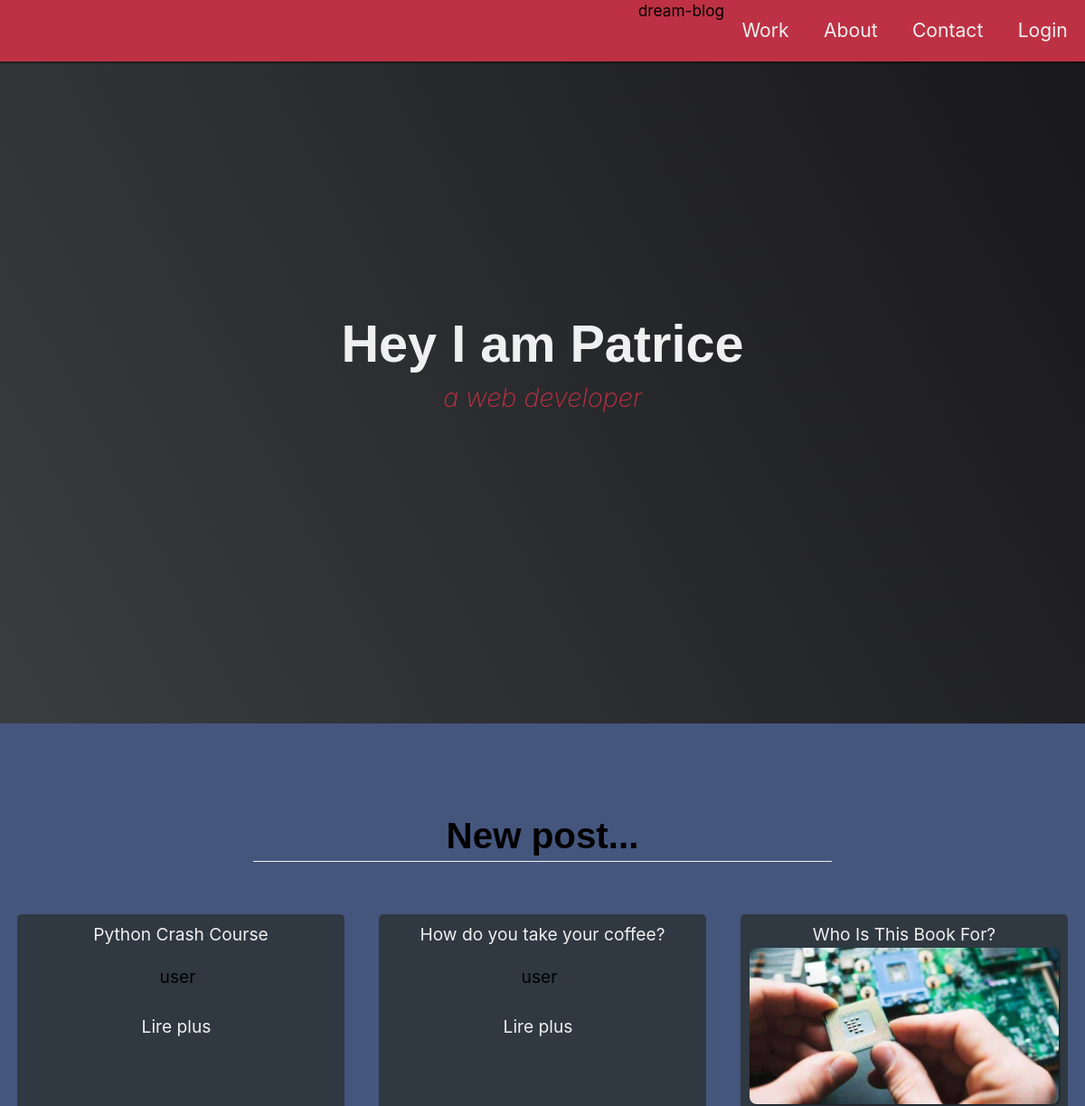
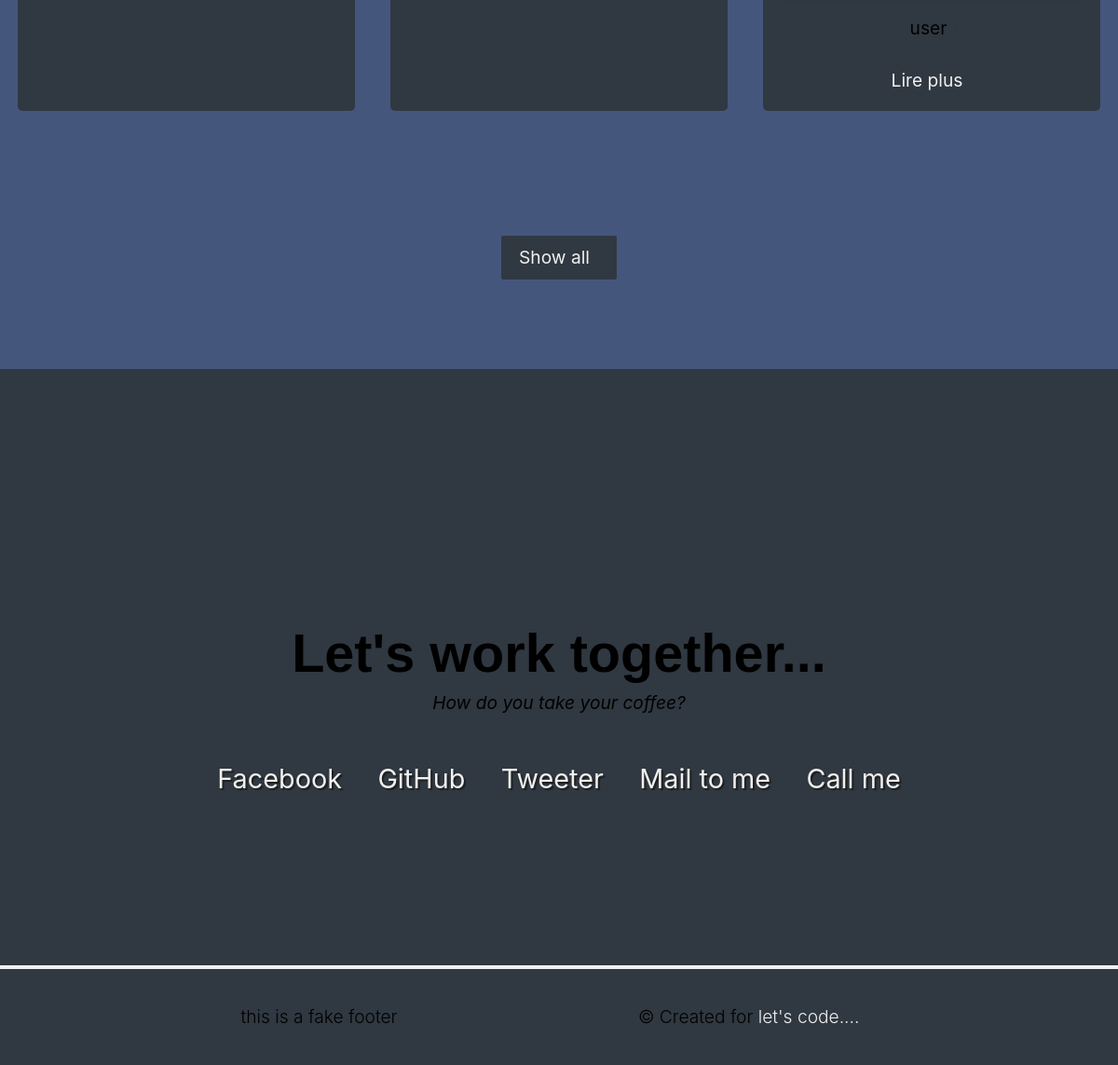
The page / on the database its author committed (2 pictures, top to bottom).
### post/models.py (models this page shows, shortened)
class Post(models.Model):
    title = models.CharField(max_length=100)
    overview = models.TextField(default ='')
    timestamp = models.DateTimeField(auto_now_add=True)
    mod_date = models.DateTimeField(auto_now = True)
    content = models.TextField()
    author = models.ForeignKey(Author, on_delete=models.CASCADE)
    thumbnail = models.ImageField()
    category = models.ManyToManyField(Category)
    featured = models.BooleanField()
    previous_post = models.ForeignKey(
        'self', related_name='previous', on_delete=models.SET_NULL, blank=True, null=True)
    next_post = models.ForeignKey(
        'self', related_name='next', on_delete=models.SET_NULL, blank=True, null=True)
    def get_absolute_url(self):
        return reverse('post-detail', kwargs={
            'id': self.pk
        })

class Author(models.Model):
    user = models.OneToOneField(User, on_delete=models.CASCADE)
    profile_picture = models.ImageField()
    def __str__(self):
        return self.user.username

### post/views.py (the view)
# urls.py: path('', views.index, name= 'index'),
def index(request):
    post_count = Post.objects.all().count()
    post_featured = Post.objects.filter(featured = True)[:4]
    post_featured_count = post_featured.count()
    context = {'post_count':post_count,
              'post_featured':post_featured,
              'post_featured_count':post_featured_count}
    return render(request, 'post/index.html', context)

### post/templates/post/index.html (shortened to what this page needs)
{% extends 'post/base.html' %}
{% block content %}
        <main id="projects" class="project-section">
        <h2 class="project-section-header">New post...</h2>
        <div class="project-grid">
            {% for post in post_featured  %}
            <div class="project-container">
                <a class="prject project-title" href="{{ post.get_absolute_url }}">{{post.title}}</a>
                <img src="{{post.thumbnail.url}}" class="project project-img" alt="">
                <p class="project-title"><span class="code">&lt;</span>
            {{post.author}}
            <span class="code">&#47;&gt;</span></p>
            <a href="{% url 'post-detail' post.id %}" class="btn btn-show-all" target="_blank">Lire plus</a>
            </div>
            {% endfor %}
        </div>
        <a href="#" class="btn btn-show-all" target="_blank">Show all</a>
    </main>
<section id="contact" class="contact-section">
    <div class="contact-section-header">
        <h2>Let's work together...</h2>
        <p>How do you take your coffee?</p>
    </div>
    <div class="contact-links">
        <a class="btn contact-details" href="#">Facebook</a>
        <a class="btn contact-details" href="#">GitHub</a>
        <a class="btn contact-details" href="#">Tweeter</a>
        <a class="btn contact-details" href="mailto:example@example.com">Mail to me</a>
        <a class="btn contact-details" href="tel:555-555-5555">Call me</a>
    </div>
</section>
{% endblock content %}

### post/static/post/css/base.css (style rules this page uses)
:root { --main-white: #f0f0f0; --main-red: #be3144; --main-blue: #45567d; --main-gray: #303841; }
* { margin: 0; padding: 0; }
*, *::before, *::after { box-sizing: inherit; }
html { box-sizing: border-box; font-size: 62.5%; scroll-behavior: smooth; }
@media (max-width: 75em) { html { font-size: 60%; } }
body { font-family: -apple-system, BlinkMacSystemFont, 'Segoe UI', Roboto, Oxygen, Ubuntu, Cantarell, 'Open Sans', 'Helvetica Neue', sans-serif; font-size: 1.8rem; font-weight: 400; line-height: 1.4; }
h1, h2 { font-family: 'Raleway', sans-serif; font-weight: 700; text-align: center; }
h2 { font-size: 4.2rem; }
a { text-decoration: none; color: var(--main-white); }
img { display: block; width: 100%; height: auto; }

### post/static/post/css/main.css (style rules this page uses)
.project-section { text-align: center; background-color: var(--main-blue); padding: 10rem 2rem; }
.project-section-header { max-width: 640px; margin: 0 auto 6rem auto; border-bottom: 0.2rem solid var(--main-white) ; }
.project-container { padding: 1rem; border-radius: 5px; background-color:var(--main-gray) }
.project-grid { display: grid; grid-template-columns: repeat(auto-fill, minmax(320px, 1fr)); grid-gap: 4rem; width: 100%; max-width: 1280px; margin: 0 auto; margin-bottom: 6rem; }
.project { background-color: var(--main-gray); box-shadow: 1px 1px 2px rgba(0, 0 ,0 ,0.5); border-radius: 8px; }
.code { color: var(--main-gray); transition: color 0.3s ease-out; }
.project-img { height: auto; max-height: 366px; object-fit: cover; }
.project-title { font-size: 2rem; padding: 2rem 0.5rem; }
.btn { display: inline-block; padding: 1rem 2rem; border: none; border-radius: 80px; }
.btn-show-all { font-size: 2rem; background: var(--main-gray); border: none; border-radius: 2px; }
.btn-show-all:nth-child(3) { margin-top: 8rem; }
.contact-section { display: flex; flex-direction: column; justify-content: center; align-items: center; width: 100%; height: 80vh; padding: 0 2rem; background-color: var(--main-gray); text-align: center; }
.contact-section-header { padding: 10rem 0 0 0; }
.contact-section-header > h2 { font-size: 6rem; }
.contact-section-header > p { font-style: italic; }
.contact-links { display: flex; flex-wrap: wrap; justify-content: center; align-items: center; width: 100%; max-width: 980px; margin-top: 4rem; }
.contact-links > a { font-size: 3rem; text-shadow: 2px 2px 1px #1f1f1f; transition: transform 0.3s ease-in-out; }

### post/static/post/css/detail.css (style rules this page uses)
p { font-size: 2rem; }

### rows shown on the page
Post: title "Python Crash Course", author "user"
Post: title "How do you take your coffee?", author "user"
Post: title "Who Is This Book For?", thumbnail (picture), author "user"
